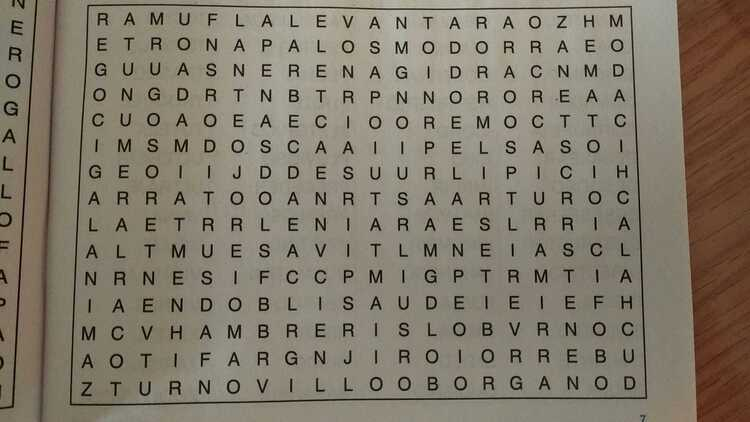
#> input picture images/example6.jpg, 750 x 422 px
$ python preprocessing_test.py
#> lines starting #> are read from the running program, lines starting #| are printed output that depends on the picture; after the words box and inside, x2 and y2 are one past the last pixel; in counts of white or black regions, pixels touching at a corner belong together
import cv2
import numpy as np
from skimage import measure
import pytesseract
from pytesseract import Output

pytesseract.pytesseract.tesseract_cmd = r'E:\Tesseract-OCR\tesseract'

# Read Image
img = cv2.imread('../images/example6.jpg')
#> img is the input picture: shape (422, 750, 3); mean B, G, R 107.8, 122.5, 130.5
img_copy = img.copy()

# Gray image
gray = cv2.cvtColor(img, cv2.COLOR_BGR2GRAY)
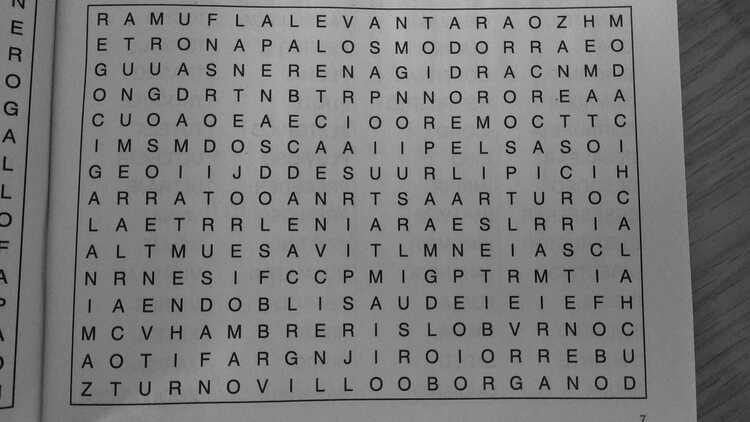
#> gray: shape (422, 750); min 1, max 215, mean 123.1

# Threshold the image
th3 = cv2.adaptiveThreshold(gray,255,cv2.ADAPTIVE_THRESH_GAUSSIAN_C,\
            cv2.THRESH_BINARY,27,18)
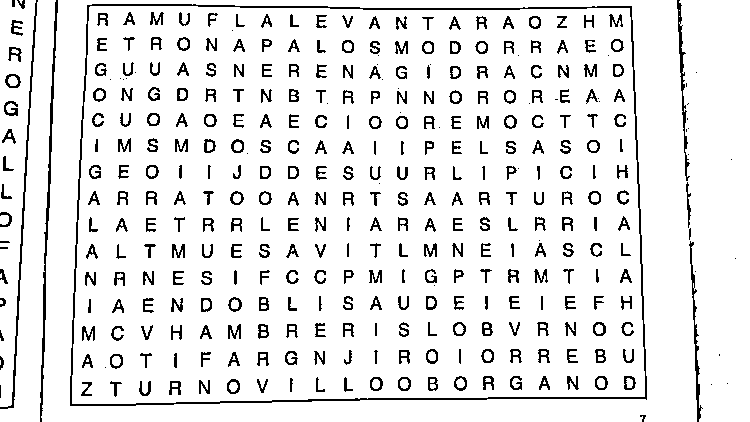
#> th3: shape (422, 750); 90.9% white; black in thin lines or dots
cv2.imshow('Threshold',th3)
th3_copy = th3.copy()

# Invert image to find regions
inv_th3 = cv2.bitwise_not(th3)
#> inv_th3: shape (422, 750); 9.1% white in thin lines or dots
#cv2.imshow('Inv threshold',inv_th3)

# Get regions and get the maximum size region
n_labels, labels = cv2.connectedComponents(inv_th3)
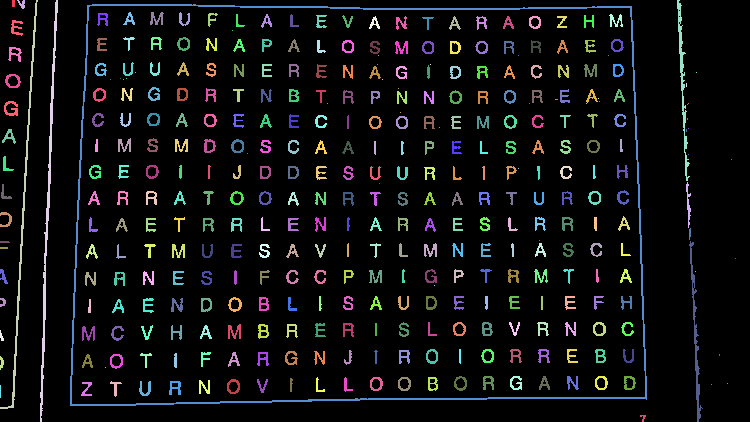
#> labels: shape (422, 750) int32; 365 distinct labels, from 0 to 364; one colour per label, 0 black
#> n_labels = 365
regions = measure.regionprops(labels)
#> regions = 364 regions; largest, box (x1, y1, x2, y2) and area: (70, 4, 647, 406) 3743, (40, 0, 58, 422) 1057, (0, 0, 38, 409) 888, (677, 0, 690, 181) 511, (689, 241, 703, 422) 491
max_reg = max(regions, key=lambda item: item.area)
max_label = max_reg.label
#> max_label = 6

# Get word search box
box = labels
box[box != max_label] = 255
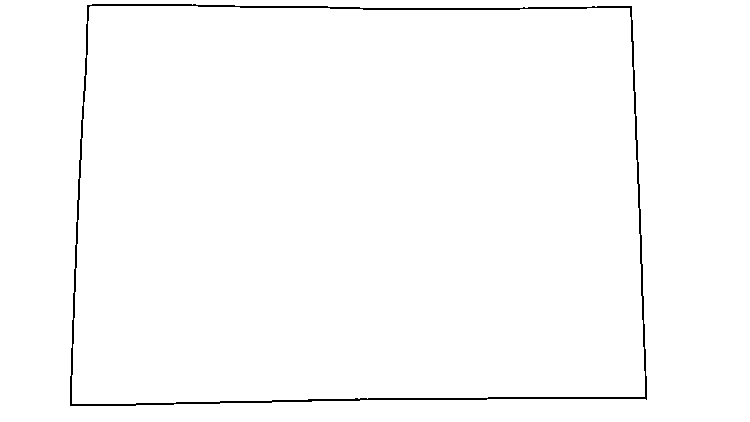
#> box: shape (422, 750) int32; values 6 (black) and 255 (white), 98.8% white; black in thin lines or dots, all inside (x1, y1, x2, y2) = (70, 4, 647, 406)
box[box == max_label] = 0
box = np.uint8(box)

# erode so as to thick the box and extract the different regions
kernel = np.ones((3,3),np.uint8)
new_box = cv2.erode(box, kernel)
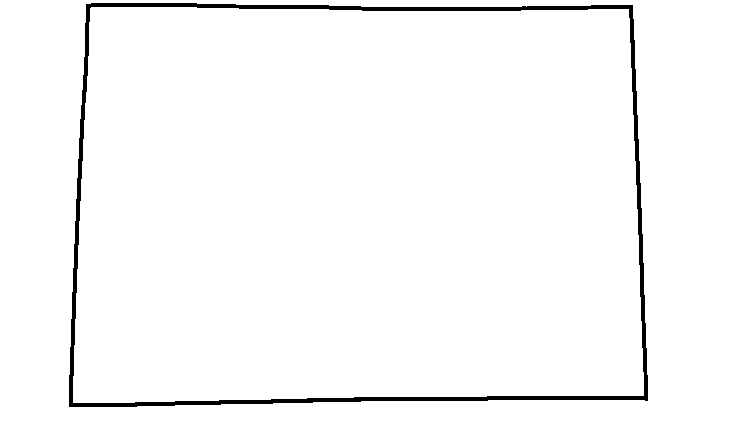
#> new_box: shape (422, 750); 97.6% white; 1 black region, box (x1, y1, x2, y2) and area: (69, 3, 648, 407) 7661
#cv2.imshow('Box',new_box)

n_labels, labels = cv2.connectedComponents(new_box)
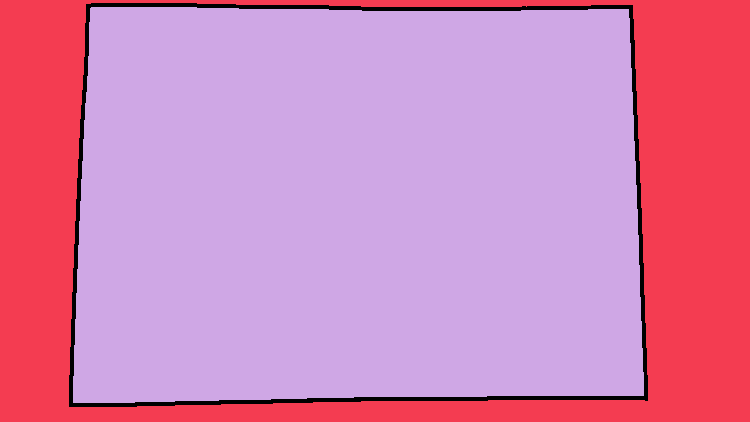
#> labels: shape (422, 750) int32; 3 distinct labels, from 0 to 2; one colour per label, 0 black
#> n_labels = 3
# erase the content of the thresholded image that is outside of the box
for i in range(len(box)):
    for j in range(len(box[i])):
        if labels[i][j] != 2:
            th3[i][j] = 255
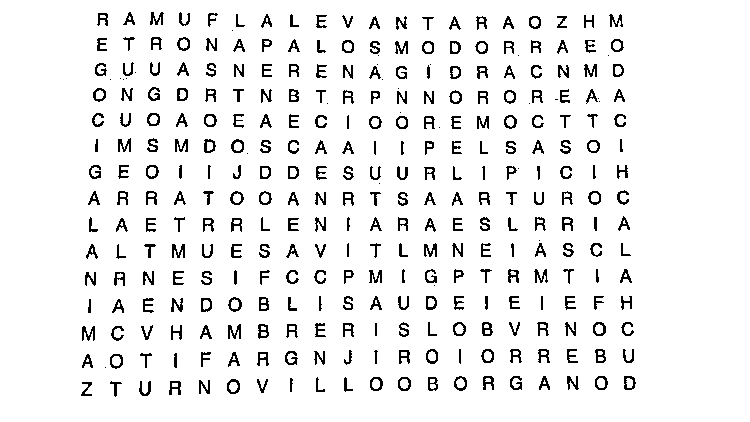
#> th3: shape (422, 750); 93.4% white; black in thin lines or dots, all inside (x1, y1, x2, y2) = (81, 12, 636, 397)
cv2.imshow('Final',th3)
th3_copy = th3.copy()

# detect characters
custom_oem_psm_config = r'-c tessedit_char_whitelist=ABCDEFGHIJKLMNOPQRSTUVWXYZ --oem 3 --psm 6'
#> (the run stopped early here; a loop or call above may not have finished)
